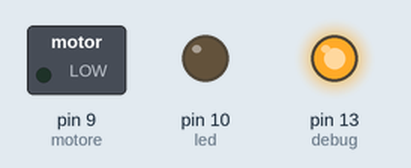
Simulated run of this sketch. Board: Arduino Uno, built with avr-gcc and run on an emulated ATmega328P. Parts: switched loads named in the sketch (green lamp = pin HIGH), output pins drawn as LEDs (lit = HIGH).

Above: at 0.05 s.
At 6.45 s:
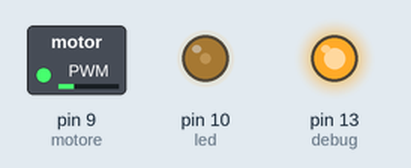
At 12.85 s:
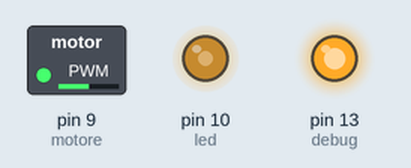
At 19.25 s:
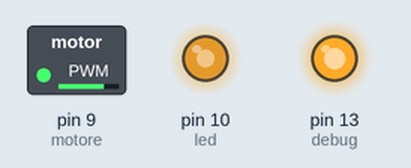
At 25.6 s:
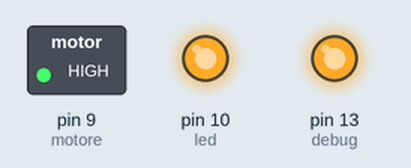
At 37.2 s:
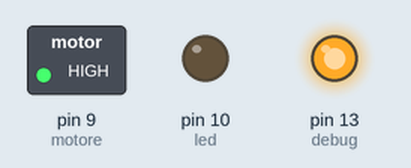
Timing chart, 0 to 40.0 s (numbered marks = the images above):
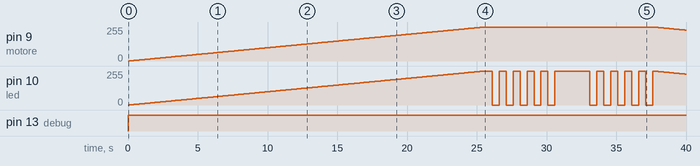

Measured:
- by itself, pin 9 (motore): rises from 0/255 to 255/255 in 25.4 s, then falls to 232/255 in 14.4 s
- by itself, pin 10 (led): 0/255 → 1/255 at 0.10 s, → 2/255 0.10 s later, → 3/255 0.10 s later, → 4/255 0.10 s later, … (298 changes in this stretch)
- by itself, pin 13 (debug): LOW → HIGH at 0.00 s

The sketch:

motorPWM.ino
```cpp
int motore=9;
int led=10;
int debug=13;
void setup(){
  pinMode(motore,OUTPUT);
  pinMode(led,OUTPUT);
  pinMode(debug,OUTPUT);
  digitalWrite(debug,LOW);
}
void loop(){
  digitalWrite(debug,HIGH);
  for(int i=0;i<=255;i++){
    analogWrite(motore,i);
    analogWrite(led,i);
    delay(100);
  }
  for(int i=0;i<=4;i++){
    digitalWrite(led,HIGH);
    delay(500);
    digitalWrite(led,LOW);
    delay(500);
  }
  digitalWrite(led,HIGH);
  delay(2000);
  for(int i=0;i<=4;i++){
    digitalWrite(led,HIGH);
    delay(500);
    digitalWrite(led,LOW);
    delay(500);
  }
  for(int i=255;i>0;i--){
    analogWrite(motore,i);
    analogWrite(led,i);
    delay(100);
  }
  digitalWrite(led,LOW);
  digitalWrite(motore,LOW);
  digitalWrite(debug,LOW);
  for(int i=0; i<10;i++){
    digitalWrite(debug,HIGH);
    delay(500);
    digitalWrite(debug,LOW);
    delay(500);
  }
}
```
